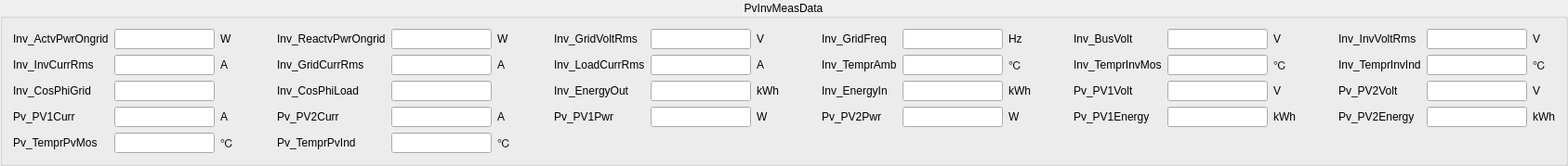
         <widget class="QGroupBox" name="groupBox_pvinv_81">
          <property name="title">
           <string>PvInvMeasData</string>
          </property>
          <property name="alignment">
           <set>Qt::AlignCenter</set>
          </property>
          <layout class="QGridLayout" name="gridLayout">
           <item row="0" column="0">
            <widget class="QLabel" name="label_pvinv_81_00">
             <property name="text">
              <string>Inv_ActvPwrOngrid</string>
             </property>
            </widget>
           </item>
           <item row="0" column="1">
            <widget class="QLineEdit" name="lineEdit_pvinv_81_00">
             <property name="readOnly">
              <bool>true</bool>
             </property>
            </widget>
           </item>
           <item row="0" column="2">
            <widget class="QLabel" name="label">
             <property name="text">
              <string>W</string>
             </property>
            </widget>
           </item>
           <item row="0" column="3">
            <spacer name="horizontalSpacer_9">
             <property name="orientation">
              <enum>Qt::Horizontal</enum>
             </property>
             <property name="sizeHint" stdset="0">
              <size>
               <width>40</width>
               <height>20</height>
              </size>
             </property>
            </spacer>
           </item>
           <item row="0" column="4">
            <widget class="QLabel" name="label_pvinv_81_01">
             <property name="text">
              <string>Inv_ReactvPwrOngrid</string>
             </property>
            </widget>
           </item>
           <item row="0" column="5">
            <widget class="QLineEdit" name="lineEdit_pvinv_81_01">
             <property name="readOnly">
              <bool>true</bool>
             </property>
            </widget>
           </item>
           <item row="0" column="6">
            <widget class="QLabel" name="label_59">
             <property name="text">
              <string>W</string>
             </property>
            </widget>
           </item>
           <item row="0" column="7">
            <spacer name="horizontalSpacer_5">
             <property name="orientation">
              <enum>Qt::Horizontal</enum>
             </property>
             <property name="sizeHint" stdset="0">
              <size>
               <width>40</width>
               <height>20</height>
              </size>
             </property>
            </spacer>
           </item>
           <item row="0" column="8">
            <widget class="QLabel" name="label_pvinv_81_02">
             <property name="text">
              <string>Inv_GridVoltRms</string>
             </property>
            </widget>
           </item>
           <item row="0" column="9">
            <widget class="QLineEdit" name="lineEdit_pvinv_81_02">
             <property name="readOnly">
              <bool>true</bool>
             </property>
            </widget>
           </item>
           <item row="0" column="10">
            <widget class="QLabel" name="label_60">
             <property name="text">
              <string>V</string>
             </property>
            </widget>
           </item>
           <item row="0" column="11">
            <spacer name="horizontalSpacer_6">
             <property name="orientation">
              <enum>Qt::Horizontal</enum>
             </property>
             <property name="sizeHint" stdset="0">
              <size>
               <width>40</width>
               <height>20</height>
              </size>
             </property>
            </spacer>
           </item>
           <item row="0" column="12">
            <widget class="QLabel" name="label_pvinv_81_03">
             <property name="text">
              <string>Inv_GridFreq</string>
             </property>
            </widget>
           </item>
           <item row="0" column="13">
            <widget class="QLineEdit" name="lineEdit_pvinv_81_03">
             <property name="readOnly">
              <bool>true</bool>
             </property>
            </widget>
           </item>
           <item row="0" column="14">
            <widget class="QLabel" name="label_61">
             <property name="text">
              <string>Hz</string>
             </property>
            </widget>
           </item>
           <item row="0" column="15">
            <spacer name="horizontalSpacer_10">
             <property name="orientation">
              <enum>Qt::Horizontal</enum>
             </property>
             <property name="sizeHint" stdset="0">
              <size>
               <width>40</width>
               <height>20</height>
              </size>
             </property>
            </spacer>
           </item>
           <item row="0" column="16">
            <widget class="QLabel" name="label_pvinv_81_04">
             <property name="text">
              <string>Inv_BusVolt</string>
             </property>
            </widget>
           </item>
           <item row="0" column="17">
            <widget class="QLineEdit" name="lineEdit_pvinv_81_04">
             <property name="readOnly">
              <bool>true</bool>
             </property>
            </widget>
           </item>
           <item row="0" column="18">
            <widget class="QLabel" name="label_62">
             <property name="text">
              <string>V</string>
             </property>
            </widget>
           </item>
           <item row="0" column="19">
            <spacer name="horizontalSpacer_17">
             <property name="orientation">
              <enum>Qt::Horizontal</enum>
             </property>
             <property name="sizeHint" stdset="0">
              <size>
               <width>40</width>
               <height>20</height>
              </size>
             </property>
            </spacer>
           </item>
           <item row="0" column="20">
            <widget class="QLabel" name="label_pvinv_81_05">
             <property name="text">
              <string>Inv_InvVoltRms</string>
             </property>
            </widget>
           </item>
           <item row="0" column="21">
            <widget class="QLineEdit" name="lineEdit_pvinv_81_05">
             <property name="readOnly">
              <bool>true</bool>
             </property>
            </widget>
           </item>
           <item row="0" column="22">
            <widget class="QLabel" name="label_63">
             <property name="text">
              <string>V</string>
             </property>
            </widget>
           </item>
           <item row="1" column="0">
            <widget class="QLabel" name="label_pvinv_81_06">
             <property name="text">
              <string>Inv_InvCurrRms</string>
             </property>
            </widget>
           </item>
           <item row="1" column="1">
            <widget class="QLineEdit" name="lineEdit_pvinv_81_06">
             <property name="readOnly">
              <bool>true</bool>
             </property>
            </widget>
           </item>
           <item row="1" column="4">
            <widget class="QLabel" name="label_pvinv_81_07">
             <property name="text">
              <string>Inv_GridCurrRms</string>
             </property>
            </widget>
           </item>
           <item row="1" column="5">
            <widget class="QLineEdit" name="lineEdit_pvinv_81_07">
             <property name="readOnly">
              <bool>true</bool>
             </property>
            </widget>
           </item>
           <item row="1" column="8">
            <widget class="QLabel" name="label_pvinv_81_08">
             <property name="text">
              <string>Inv_LoadCurrRms</string>
             </property>
            </widget>
           </item>
           <item row="1" column="9">
            <widget class="QLineEdit" name="lineEdit_pvinv_81_08">
             <property name="readOnly">
              <bool>true</bool>
             </property>
            </widget>
           </item>
           <item row="1" column="12">
            <widget class="QLabel" name="label_pvinv_81_09">
             <property name="text">
              <string>Inv_TemprAmb</string>
             </property>
            </widget>
           </item>
           <item row="1" column="13">
            <widget class="QLineEdit" name="lineEdit_pvinv_81_09">
             <property name="readOnly">
              <bool>true</bool>
             </property>
            </widget>
           </item>
           <item row="1" column="16">
            <widget class="QLabel" name="label_pvinv_81_10">
             <property name="text">
              <string>Inv_TemprInvMos</string>
             </property>
            </widget>
           </item>
           <item row="1" column="17">
            <widget class="QLineEdit" name="lineEdit_pvinv_81_10">
             <property name="readOnly">
              <bool>true</bool>
             </property>
            </widget>
           </item>
           <item row="1" column="20">
            <widget class="QLabel" name="label_pvinv_81_11">
             <property name="text">
              <string>Inv_TemprInvInd</string>
             </property>
            </widget>
           </item>
           <item row="1" column="21">
            <widget class="QLineEdit" name="lineEdit_pvinv_81_11">
             <property name="readOnly">
              <bool>true</bool>
             </property>
            </widget>
           </item>
           <item row="2" column="0">
            <widget class="QLabel" name="label_pvinv_81_12">
             <property name="text">
              <string>Inv_CosPhiGrid</string>
             </property>
            </widget>
           </item>
           <item row="2" column="1">
            <widget class="QLineEdit" name="lineEdit_pvinv_81_12">
             <property name="readOnly">
              <bool>true</bool>
             </property>
            </widget>
           </item>
           <item row="2" column="4">
            <widget class="QLabel" name="label_pvinv_81_13">
             <property name="text">
              <string>Inv_CosPhiLoad</string>
             </property>
            </widget>
           </item>
           <item row="2" column="5">
            <widget class="QLineEdit" name="lineEdit_pvinv_81_13">
             <property name="readOnly">
              <bool>true</bool>
             </property>
            </widget>
           </item>
           <item row="2" column="8">
            <widget class="QLabel" name="label_pvinv_81_14">
             <property name="text">
              <string>Inv_EnergyOut</string>
             </property>
            </widget>
           </item>
           <item row="2" column="9">
            <widget class="QLineEdit" name="lineEdit_pvinv_81_14">
             <property name="readOnly">
              <bool>true</bool>
             </property>
            </widget>
           </item>
           <item row="2" column="12">
            <widget class="QLabel" name="label_pvinv_81_15">
             <property name="text">
              <string>Inv_EnergyIn</string>
             </property>
            </widget>
           </item>
           <item row="2" column="13">
            <widget class="QLineEdit" name="lineEdit_pvinv_81_15">
             <property name="readOnly">
              <bool>true</bool>
             </property>
            </widget>
           </item>
           <item row="2" column="16">
            <widget class="QLabel" name="label_pvinv_81_16">
             <property name="text">
              <string>Pv_PV1Volt</string>
             </property>
            </widget>
           </item>
           <item row="2" column="17">
            <widget class="QLineEdit" name="lineEdit_pvinv_81_16">
             <property name="readOnly">
              <bool>true</bool>
             </property>
            </widget>
           </item>
           <item row="2" column="20">
            <widget class="QLabel" name="label_pvinv_81_17">
             <property name="text">
              <string>Pv_PV2Volt</string>
             </property>
            </widget>
           </item>
           <item row="2" column="21">
            <widget class="QLineEdit" name="lineEdit_pvinv_81_17">
             <property name="readOnly">
              <bool>true</bool>
             </property>
            </widget>
           </item>
           <item row="3" column="0">
            <widget class="QLabel" name="label_pvinv_81_18">
             <property name="text">
              <string>Pv_PV1Curr</string>
             </property>
            </widget>
           </item>
           <item row="3" column="1">
            <widget class="QLineEdit" name="lineEdit_pvinv_81_18">
             <property name="readOnly">
              <bool>true</bool>
             </property>
            </widget>
           </item>
           <item row="3" column="4">
            <widget class="QLabel" name="label_pvinv_81_19">
             <property name="text">
              <string>Pv_PV2Curr</string>
             </property>
            </widget>
           </item>
           <item row="3" column="5">
            <widget class="QLineEdit" name="lineEdit_pvinv_81_19">
             <property name="readOnly">
              <bool>true</bool>
             </property>
            </widget>
           </item>
           <item row="3" column="8">
            <widget class="QLabel" name="label_pvinv_81_20">
             <property name="text">
              <string>Pv_PV1Pwr</string>
             </property>
            </widget>
           </item>
           <item row="3" column="9">
            <widget class="QLineEdit" name="lineEdit_pvinv_81_20">
             <property name="readOnly">
              <bool>true</bool>
             </property>
            </widget>
           </item>
           <item row="3" column="12">
            <widget class="QLabel" name="label_pvinv_81_21">
             <property name="text">
              <string>Pv_PV2Pwr</string>
             </property>
            </widget>
           </item>
           <item row="3" column="13">
            <widget class="QLineEdit" name="lineEdit_pvinv_81_21">
             <property name="readOnly">
              <bool>true</bool>
             </property>
            </widget>
           </item>
           <item row="3" column="16">
            <widget class="QLabel" name="label_pvinv_81_22">
             <property name="text">
              <string>Pv_PV1Energy</string>
             </property>
            </widget>
           </item>
           <item row="3" column="17">
            <widget class="QLineEdit" name="lineEdit_pvinv_81_22">
             <property name="readOnly">
              <bool>true</bool>
             </property>
            </widget>
           </item>
           <item row="3" column="20">
            <widget class="QLabel" name="label_pvinv_81_23">
             <property name="text">
              <string>Pv_PV2Energy</string>
             </property>
            </widget>
           </item>
           <item row="3" column="21">
            <widget class="QLineEdit" name="lineEdit_pvinv_81_23">
             <property name="readOnly">
              <bool>true</bool>
             </property>
            </widget>
           </item>
           <item row="4" column="0">
            <widget class="QLabel" name="label_pvinv_81_24">
             <property name="text">
              <string>Pv_TemprPvMos</string>
             </property>
            </widget>
           </item>
           <item row="4" column="1">
            <widget class="QLineEdit" name="lineEdit_pvinv_81_24">
             <property name="readOnly">
              <bool>true</bool>
             </property>
            </widget>
           </item>
           <item row="4" column="4">
            <widget class="QLabel" name="label_pvinv_81_25">
             <property name="text">
              <string>Pv_TemprPvInd</string>
             </property>
            </widget>
           </item>
           <item row="4" column="5">
            <widget class="QLineEdit" name="lineEdit_pvinv_81_25">
             <property name="readOnly">
              <bool>true</bool>
             </property>
            </widget>
           </item>
           <item row="1" column="2">
            <widget class="QLabel" name="label_13">
             <property name="text">
              <string>A</string>
             </property>
            </widget>
           </item>
           <item row="1" column="6">
            <widget class="QLabel" name="label_25">
             <property name="text">
              <string>A</string>
             </property>
            </widget>
           </item>
           <item row="1" column="10">
            <widget class="QLabel" name="label_26">
             <property name="text">
              <string>A</string>
             </property>
            </widget>
           </item>
           <item row="1" column="14">
            <widget class="QLabel" name="label_27">
             <property name="text">
              <string>℃</string>
             </property>
            </widget>
           </item>
           <item row="1" column="18">
            <widget class="QLabel" name="label_28">
             <property name="text">
              <string>℃</string>
             </property>
            </widget>
           </item>
           <item row="1" column="22">
            <widget class="QLabel" name="label_29">
             <property name="text">
              <string>℃</string>
             </property>
            </widget>
           </item>
           <item row="2" column="10">
            <widget class="QLabel" name="label_30">
             <property name="text">
              <string>kWh</string>
             </property>
            </widget>
           </item>
           <item row="2" column="14">
            <widget class="QLabel" name="label_31">
             <property name="text">
              <string>kWh</string>
             </property>
            </widget>
           </item>
           <item row="2" column="18">
            <widget class="QLabel" name="label_32">
             <property name="text">
              <string>V</string>
             </property>
            </widget>
           </item>
           <item row="2" column="22">
            <widget class="QLabel" name="label_33">
             <property name="text">
              <string>V</string>
             </property>
            </widget>
           </item>
           <item row="3" column="2">
            <widget class="QLabel" name="label_34">
             <property name="text">
              <string>A</string>
             </property>
            </widget>
           </item>
           <item row="3" column="6">
            <widget class="QLabel" name="label_35">
             <property name="text">
              <string>A</string>
             </property>
            </widget>
           </item>
           <item row="3" column="10">
            <widget class="QLabel" name="label_36">
             <property name="text">
              <string>W</string>
             </property>
            </widget>
           </item>
           <item row="3" column="14">
            <widget class="QLabel" name="label_37">
             <property name="text">
              <string>W</string>
             </property>
            </widget>
           </item>
           <item row="3" column="18">
            <widget class="QLabel" name="label_38">
             <property name="text">
              <string>kWh</string>
             </property>
            </widget>
           </item>
           <item row="3" column="22">
            <widget class="QLabel" name="label_39">
             <property name="text">
              <string>kWh</string>
             </property>
            </widget>
           </item>
           <item row="4" column="2">
            <widget class="QLabel" name="label_40">
             <property name="text">
              <string>℃</string>
             </property>
            </widget>
           </item>
           <item row="4" column="6">
            <widget class="QLabel" name="label_41">
             <property name="text">
              <string>℃</string>
             </property>
            </widget>
           </item>
          </layout>
         </widget>
